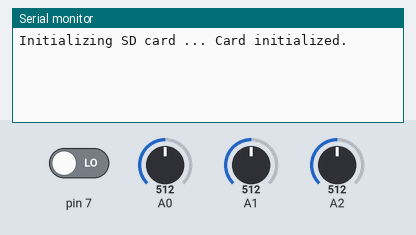
Bench run of a sketch on a simulated Arduino Uno, built with avr-gcc and run on an emulated ATmega328P. On the bench: the last lines printed to the serial monitor. The inputs (shaded band) are chosen by the test bench; at power-on: pin 7 LOW, A0 = 512, A1 = 512, A2 = 512. Storage starts empty.

Above: at 10.8 s.
10.9 s: pin 7 driven HIGH
At 15.4 s:
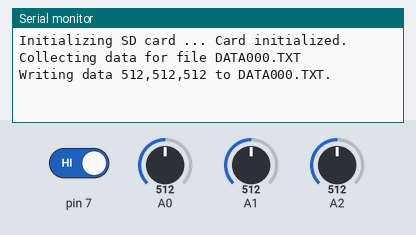
16.9 s: A0 set to 716
At 21.2 s:
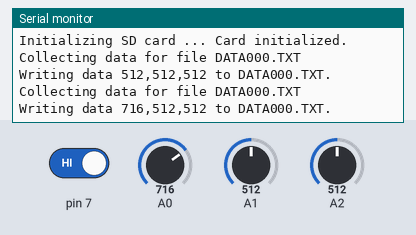
22.9 s: A1 set to 716
At 25.7 s:
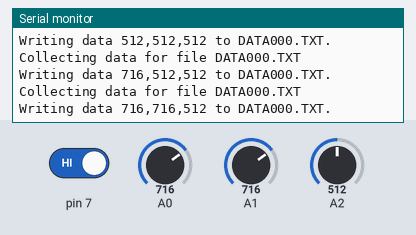
28.9 s: A2 set to 716
At 31.5 s:
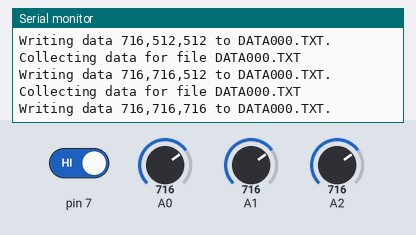
34.9 s: A0 set to 900
At 36.1 s:
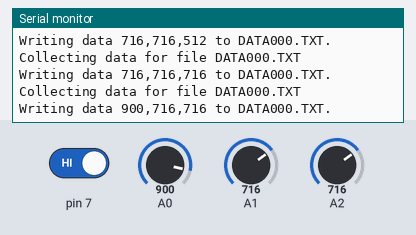
40.9 s: A1 set to 900
At 46.4 s:
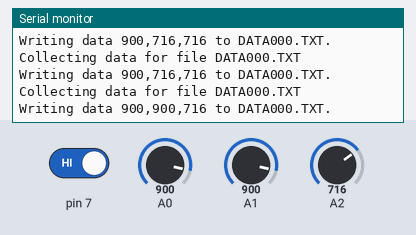
Timing chart, 0 to 47.9 s (numbered marks = the images above; inputs shaded):
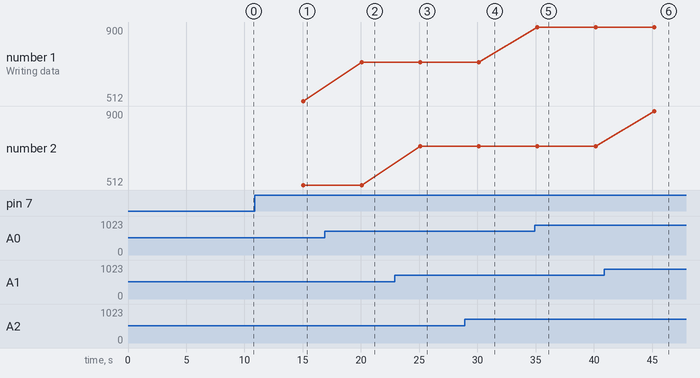

The sketch:

10.SDLogger.ino
```cpp
// include the SD library so that the Arduino will be able to talk to the
// microSD card
#include <SD.h>

// set which pin is the chip select for SPI. For Sparkfun microSD shield it is
// PIN 8.
const int chipSelect=8;

// create variable to save the state of the switch. 0 for off and 1 for on.
int switchState=0;

// create variable to save whether the card initialized or not (i.e. whether
// the Arduino was able to find and talk with a card or not)
boolean cardInitialized=false;

// create an empty filename to be written later
String filename="";
void setup() {

  // set switch pin to input
  pinMode(7, INPUT);

  // begin the serial interface
  Serial.begin(9600);

  // let the user know that it is about to try to talk with the card
  Serial.print("Initializing SD card ... ");

  // if the card is not wanting to talk
  if(!SD.begin(chipSelect)){

    // let user know that the card is not want to talk
    Serial.println("Card failed, or not present.");

  // if the card is talking
  } else {

    // let user know the card is talking
    Serial.println("Card initialized.");

    // save that the card initialized (or is talking)
    cardInitialized=true;
  }
}
void loop(){

  // if the card is talking
  if(cardInitialized){

    // read the state of the switch pin (i.e. pin 7)
    switchState=digitalRead(7);

    // if the switch is on
    if(switchState==HIGH){

      // let user know the Arduino is about to collect data
      Serial.print("Collecting data for file ");

      // declare empty string to save data in
      String dataString="";

      // CHANGES BEGIN HERE
      // | | | | | | | | |
      // | | | | | | | | |
      // V V V V V V V V V

      // for analog pins 0, 1, and 2
      for(int analogPin=0; analogPin<3; analogPin++){

        // get analog pin value
        int sensor=analogRead(analogPin);

        // add the analog pin value to data string to be saved on card
        dataString+=String(sensor);

        // add commas to seperate analog pin values
        if(analogPin<2){
          dataString+=",";
        }
      }

      // ^ ^ ^ ^ ^ ^ ^ ^ ^
      // | | | | | | | | |
      // | | | | | | | | |
      // CHANGES END HERE

      // if the filename is empty
      if(filename==""){

        // get the next filename
        filename=getFilename();
      }

      // let user know what file will be used
      Serial.println(filename);

      // open the file to write data
      File dataFile=SD.open(filename, FILE_WRITE);

      // if file opened properly
      if(dataFile){

        // let user know data is about to be written to file
        Serial.println("Writing data "+dataString+" to "+filename+".");

        // write data to file
        dataFile.println(dataString);

        // close file
        dataFile.close();

      // if file did not open properly
      } else {

        // let user know file did not open and data was not saved
        Serial.println("Error opening "+filename+". Could not write data.");
      }

    // if switch is off
    } else {

      // clear filename
      filename="";
    }
  }

  // wait 5 seconds
  delay(5000);
}

// Function that gets the next sequential filename.
// Filenames the function checks for appear as DATAXXX.TXT where
// XXX are sequentially number. The function returns a String.
String getFilename(){

  // open the root directory of the card
  File dir=SD.open("/");

  // reset where the current file index is looking
  dir.rewindDirectory();

  // set the initial index to 0
  int dataFileIndex=0;

  // declare empty string for the return variable
  String dataFileIndexString;

  // loop indefinitely
  while (true){

    // open the next available file in root directory
    File entry=dir.openNextFile();

    // if the entry is not available, we have reached the end of files
    if(!entry){

      // break or stop the indefinite while loop
      break;
    }

    // get the name of the entry
    String entryName=entry.name();

    // if the name of the file starts with DATA and ends with .TXT
    if(entryName.substring(0,4)=="DATA" && entryName.substring(7)==".TXT"){

      // if the number associated with the DATAXXX.TXT file is greater than
      // or equal to the current data file index
      if(dataFileIndex<=entryName.substring(4,7).toInt()){

        // set data file index to one higher
        dataFileIndex=entryName.substring(4,7).toInt()+1;
      }
    }

    // close the entry
    entry.close();
  }

  // if the data file index is less than 10
  if(dataFileIndex<10){

    // pad two 0s onto the front of the index string
    dataFileIndexString="00"+String(dataFileIndex);

  // if the data file index is less than 100
  } else if(dataFileIndex<100){

    // pad one 0 onto the front of the index string
    dataFileIndexString="0"+String(dataFileIndex);

  // if the data file index is greater than or equal to 100
  } else {

    // create string for data file index
    dataFileIndexString=String(dataFileIndex);
  }

  // return the data filename
  return "DATA"+dataFileIndexString+".TXT";
}
```

Measured:
- after the input at 10.9 s, the serial monitor: prints a new line after 4.1 s (image 1)
- after the input at 16.9 s, the serial monitor: prints a new line after 3.2 s (image 2)
- after the input at 22.9 s, the serial monitor: prints a new line after 2.2 s (image 3)
- after the input at 28.9 s, the serial monitor: prints a new line after 1.2 s (image 4)
- after the input at 34.9 s, the serial monitor: prints a new line after 0.24 s (image 5)
- after the input at 40.9 s, the serial monitor: prints a new line after 4.3 s (image 6)
- plotted number 1: 512 → 716 after the input at 16.9 s, 716 → 900 after the input at 34.9 s
